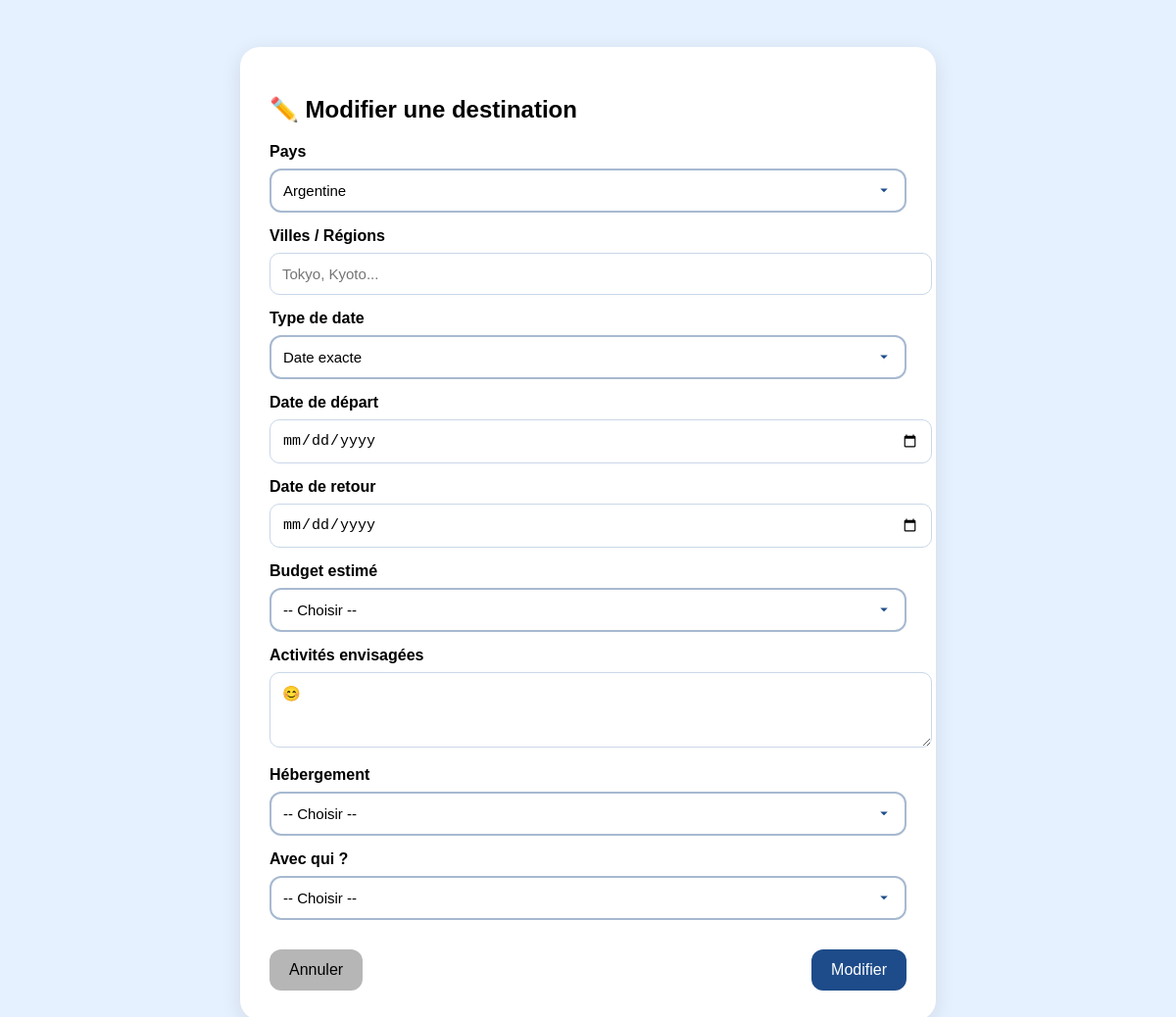
The app's page /ajouter_destination.php?id_destination=14 (signed in) with its own data.
### tables this page shows
CREATE TABLE `destinations` (
  `id_destination` int NOT NULL,
  `id_utilisateur` int NOT NULL,
  `code_pays` varchar(5) NOT NULL,
  `villes` varchar(255) DEFAULT NULL,
  `date_depart` varchar(50) DEFAULT NULL,
  `date_depart_approx` varchar(50) DEFAULT NULL,
  `date_retour` date DEFAULT NULL,
  `budget` varchar(50) DEFAULT NULL,
  `activites` text,
  `hebergement` varchar(50) DEFAULT NULL,
  `accompagnement` varchar(50) DEFAULT NULL,
  `priorite` varchar(20) DEFAULT NULL,
  `date_creation` timestamp NULL DEFAULT CURRENT_TIMESTAMP
);

CREATE TABLE `pays` (
  `id_pays` int NOT NULL,
  `nom_pays` varchar(100) DEFAULT NULL,
  `continent` varchar(50) DEFAULT NULL,
  `code_iso` varchar(10) DEFAULT NULL,
  `description` text,
  `rang_bonheur` int DEFAULT NULL
);

### ajouter_destination.php (the view, shortened to what this page needs)
<?php
try {
    $pdo = new PDO(
        "mysql:host=localhost;dbname=happytrip;charset=utf8mb4",
        "root",
        "root",
        [PDO::ATTR_ERRMODE => PDO::ERRMODE_EXCEPTION]
    );
} catch (PDOException $e) { die($e->getMessage()); }
$pays = $pdo->query("SELECT code_iso, nom_pays FROM pays ORDER BY nom_pays ASC")->fetchAll();
$destination = null;
if (isset($_GET['id_destination'])) {
    $idDestination = intval($_GET['id_destination']);
    $stmt = $pdo->prepare("
        SELECT * FROM destinations
        WHERE id_destination = ? AND id_utilisateur = ?
    ");
    $stmt->execute([$idDestination, $_SESSION['id_utilisateur']]);
    $destination = $stmt->fetch();
}
?>
<!DOCTYPE html>
<html lang="fr">
<head>
</head>
<body>
<div class="form-card">
<h2><?= $destination ? "✏️ Modifier une destination" : "🧭 Ajouter une prochaine destination" ?></h2>
<form action="traitement_destination.php" method="POST">
    <label>Pays</label>
    <select name="code_pays" required>
        <?php foreach ($pays as $p): ?>
        <option value="<?= $p['code_iso'] ?>"
            <?= $destination && $destination['code_pays'] == $p['code_iso'] ? "selected" : "" ?>>
            <?= $p['nom_pays'] ?>
        </option>
        <?php endforeach; ?>
    </select>
    <label>Villes / Régions</label>
    <input type="text" name="villes"
           value="<?= $destination['villes'] ?? '' ?>"
           placeholder="Tokyo, Kyoto...">
    <label>Type de date</label>
    <select name="type_date" id="type_date" required>
        <option value="exacte"
            <?= isset($destination) && !$destination['date_depart_approx'] ? "selected" : "" ?>>
            Date exacte
        </option>
    </select>
    <div id="zone_exacte">
        <label>Date de départ</label>
        <input type="date" name="date_depart"
            value="<?= $destination['date_depart'] ?? '' ?>">
        <label>Date de retour</label>
        <input type="date" name="date_retour"
            value="<?= $destination['date_retour'] ?? '' ?>">
    </div>
    <label>Budget estimé</label>
    <select name="budget">
        <option value="">-- Choisir --</option>
    </select>
    <label>Activités envisagées</label>
    <textarea name="activites" rows="3"><?= $destination['activites'] ?? '' ?></textarea>
    <label>Hébergement</label>
    <select name="hebergement">
        <?php
        $hebergements = ["", "Hôtel", "Airbnb", "Auberge de jeunesse", "Camping", "Chez l'habitant"];
        foreach ($hebergements as $h):
        ?>
        <option value="<?= $h ?>" <?= ($destination && $destination['hebergement']==$h) ? "selected" : "" ?>>
            <?= $h ?: "-- Choisir --" ?>
        </option>
        <?php endforeach; ?>
    </select>
    <label>Avec qui ?</label>
    <select name="accompagnement">
        <?php
        $acco = ["", "Solo", "Couple", "Amis", "Famille", "Groupe"];
        foreach ($acco as $a):
        ?>
        <option value="<?= $a ?>" <?= ($destination && $destination['accompagnement']==$a) ? "selected" : "" ?>>
            <?= $a ?: "-- Choisir --" ?>
        </option>
        <?php endforeach; ?>
    </select>
    <div class="form-buttons">
        <a href="profil.php">
            <button type="button" class="btn-cancel">Annuler</button>
        </a>
        <button type="submit" class="btn-add">
            <?= $destination ? "Modifier" : "Ajouter" ?>
        </button>
    </div>
</form>
</div>
</body>
</html>

### ajouter_destination.php (style rules this page uses)
body { font-family: Poppins, sans-serif; background:#E6F1FF; padding:40px; display:flex; justify-content:center; }
.form-card { width:650px; background:white; padding:30px; border-radius:20px; box-shadow:0 5px 20px rgba(0,0,0,0.1); }
input, select, textarea { width:100%; padding:12px; margin-top:8px; border-radius:10px; border:1px solid #c9d7e8; font-size:15px; }
label { font-weight:600; margin-top:15px; display:block; }
button { padding:12px 20px; border:none; border-radius:12px; cursor:pointer; font-size:16px; transition:0.2s; }
.btn-add { background:#1E4C8A; color:white; }
.btn-cancel { background:#b6b6b6; }
.form-buttons { display:flex; justify-content:space-between; margin-top:30px; }
select { width:100%; padding:12px; margin-top:8px; border-radius:12px; border:2px solid #a7b9d0ff; background:white; font-size:15px; appearance:none; -webkit-appearance:none; -moz-appearance:none; background-repeat:no-repeat; background-position:right 12px center; background-size:18px; transition:0.2s ease; }

### records on screen
destinations: code_pays "Argentine", type_date "Date exacte", activites "😊", hebergement "-- Choisir --", accompagnement "-- Choisir --"
